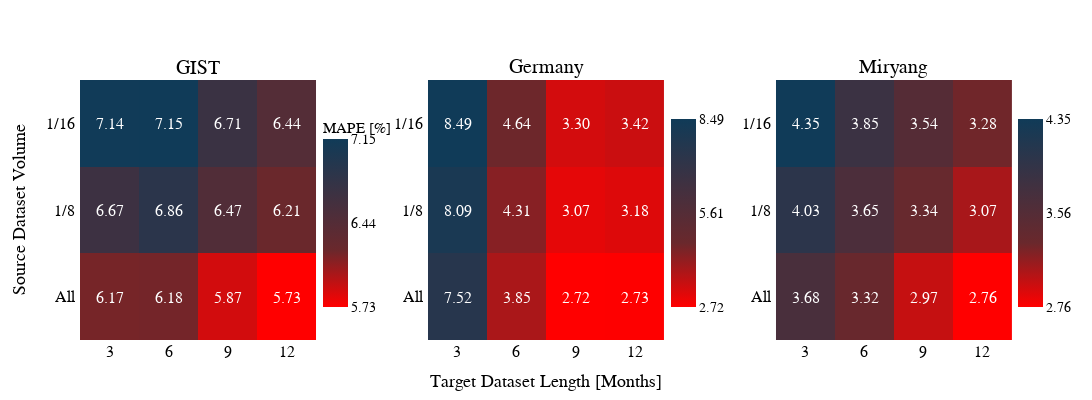
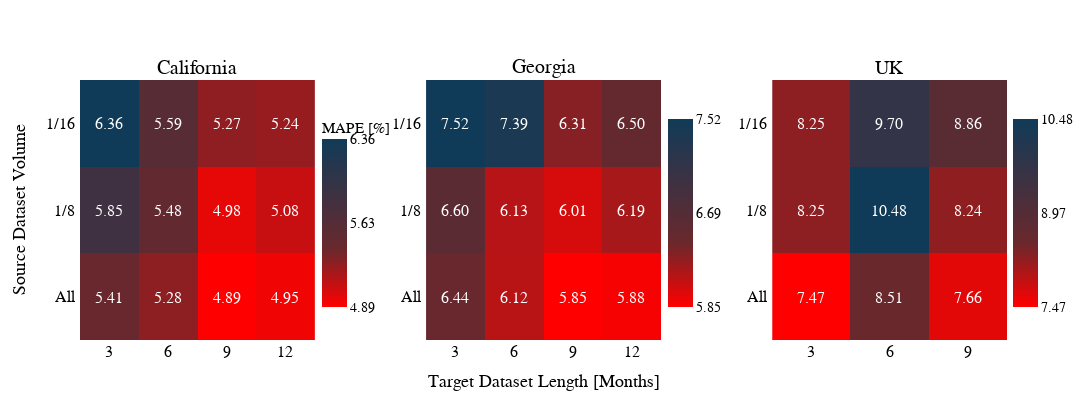

These figures' notebook cell, in order:
### Code cell
import plotly.graph_objects as go
from plotly.subplots import make_subplots
import numpy as np

# Data setup
sites_row1 = ["GIST", "Germany", "Miryang"]
sites_row2 = ["California", "Georgia", "UK"]
x_labels = ["3", "6", "9", "12"]
x_labels_UK = ["3", "6", "9"]
y_labels = ["All ", "1/8 ", "1/16 "]

data = {
    "GIST":     [[6.1724, 6.1783, 5.8742, 5.7292],
                 [6.6736, 6.8629, 6.4680, 6.2141],
                 [7.1363, 7.1455, 6.7053, 6.4413]],

    "Germany": [[7.5188, 3.8457, 2.7227, 2.7323],
                [8.0878, 4.3070, 3.0653, 3.1765],
                [8.4899, 4.6427, 3.3012, 3.4228]],


                 
                #  8.48991	4.64268	3.30118	3.42278
                # 8.08776	4.30696	3.06529	3.17646
                # 7.5188	3.84569	2.72266	2.73229


    "Miryang":  [[3.6815, 3.3182, 2.9681, 2.7572],
                 [4.0321, 3.6522, 3.3389, 3.0737],
                 [4.3548, 3.8478, 3.5435, 3.2797]],

    "California": [[5.411, 5.2759, 4.8947, 4.9451],
                   [5.8545, 5.4798, 4.9797, 5.0834],
                   [6.3624, 5.5923, 5.2748, 5.2427]],

    "Georgia":  [[6.4423, 6.1232, 5.8519, 5.8817],
                 [6.6001, 6.1299, 6.0094, 6.1892],
                 [7.5237, 7.3936, 6.3121, 6.4992]],

    "UK":       [[7.4676, 8.5057, 7.6623],
                 [8.2529, 10.478, 8.2393],
                 [8.2501, 9.7039, 8.8634]]
}

# Custom color scale
custom_colorscale = [
    (0.0, "rgb(16, 59, 88)"),       # Blue Opal
    (0.66, "rgb(106, 40, 44)"),     # Syrah
    # (1.0, "rgb(179, 26, 35)")       # Adrenaline Rush
    (1.0, "rgb(255, 0, 0)")       # Red
]

def create_heatmap(sites, row_number):
    # Create figure with 1x3 subplots
    fig = make_subplots(
        rows=1, cols=3,
        subplot_titles=sites,
        horizontal_spacing=0.12
    )

    # Calculate colorbar positions
    colorbar_x = [0.25, 0.623, 0.996]

    # Add heatmaps
    for idx, site in enumerate(sites):
        col = idx + 1
        
        site_data = np.array(data[site])
        site_min = np.nanmin(site_data[site_data != None])
        site_max = np.nanmax(site_data[site_data != None])

        if site == 'GIST' or site == 'California':
            colorbar_title = 'MAPE [%]'
        else:
            colorbar_title = None

        # colorbar_title = 'MAPE [%]' if site == 'GIST' else None
        x_labels_current = x_labels_UK if site == 'UK' else x_labels
        
        fig.add_trace(
            go.Heatmap(
                z=data[site],
                x=x_labels_current,
                y=y_labels,
                colorscale=custom_colorscale,
                reversescale=True,
                text=[[f'{val:.2f}' if val is not None else '' for val in row] for row in data[site]],
                texttemplate='%{text}',
                textfont={"size": 16, "color": "white", "family": "Times New Roman"},
                showscale=True,
                colorbar=dict(
                    title=dict(
                        text=colorbar_title if colorbar_title else '',
                        font=dict(
                            family="Times New Roman",
                            size=15,
                        ),
                        side='top'
                    ),
                    x=colorbar_x[col-1],
                    y=0.89,
                    len=0.8,
                    thickness=25,
                    yanchor='top',
                    tickmode='array',
                    tickvals=[site_max, (site_min + site_max)/2, site_min],
                    ticktext=[f'{site_max:.2f}', f'{(site_min + site_max)/2:.2f}', f'{site_min:.2f}'],
                    tickfont=dict(family="Times New Roman", size=14),
                ),
                zmin=site_max,
                zmax=site_min
            ),
            row=1, col=col
        )

    # Update layout
    fig.update_layout(
        height=400,
        width=1200,
        showlegend=False,
        margin=dict(t=80, b=40),
        font=dict(
            family="Times New Roman",
            size=14,
            color="black"
        )
    )

    # Update subplot titles
    for annotation in fig.layout.annotations:
        annotation.font.update(
            family='Times New Roman',
            size=20
        )

    # Update axis labels
    for col in range(1, 4):
        fig.update_xaxes(
            tickfont=dict(size=16, family="Times New Roman"),
            row=1, col=col
        )
        fig.update_yaxes(
            tickfont=dict(size=16, family="Times New Roman"),
            row=1, col=col
        )

    # Add axis labels to the leftmost plot
    fig.update_xaxes(
        title_text='Target Dataset Length [Months]',
        title_font=dict(size=18, family="Times New Roman"),
        row=1, col=2
    )
    fig.update_yaxes(
        title_text='Source Dataset Volume',
        title_font=dict(size=18, family="Times New Roman"),
        row=1, col=1
    )

    # Save figure
    # fig.write_image(f'heatmap_row{row_number}.png', scale=4)
    return fig

# Create and save both heatmaps
fig1 = create_heatmap(sites_row1, 1)
fig2 = create_heatmap(sites_row2, 2)

# Display figures (optional)
fig1.show()
fig2.show()

### Figure 1 — Plotly figure (JSON) as saved in the notebook; plotly's stock layout.template omitted (floating-point values rounded to 4 significant figures)
{"data": [{"colorbar": {"len": 0.8, "thickness": 25, "tickfont": {"family": "Times New Roman", "size": 14}, "tickmode": "array", "ticktext": ["7.15", "6.44", "5.73"], "tickvals": [7.146, 6.437, 5.729], "title": {"font": {"family": "Times New Roman", "size": 15}, "side": "top", "text": "MAPE [%]"}, "x": 0.25, "y": 0.89, "yanchor": "top"}, "colorscale": [[0, "rgb(16, 59, 88)"], [0.66, "rgb(106, 40, 44)"], [1, "rgb(255, 0, 0)"]], "reversescale": true, "showscale": true, "text": [["6.17", "6.18", "5.87", "5.73"], ["6.67", "6.86", "6.47", "6.21"], ["7.14", "7.15", "6.71", "6.44"]], "textfont": {"color": "white", "family": "Times New Roman", "size": 16}, "texttemplate": "%{text}", "type": "heatmap", "x": ["3", "6", "9", "12"], "xaxis": "x", "y": ["All ", "1/8 ", "1/16 "], "yaxis": "y", "z": [[6.172, 6.178, 5.874, 5.729], [6.674, 6.863, 6.468, 6.214], [7.136, 7.146, 6.705, 6.441]], "zmax": 5.729, "zmin": 7.146}, {"colorbar": {"len": 0.8, "thickness": 25, "tickfont": {"family": "Times New Roman", "size": 14}, "tickmode": "array", "ticktext": ["8.49", "5.61", "2.72"], "tickvals": [8.49, 5.606, 2.723], "title": {"font": {"family": "Times New Roman", "size": 15}, "side": "top", "text": ""}, "x": 0.623, "y": 0.89, "yanchor": "top"}, "colorscale": [[0, "rgb(16, 59, 88)"], [0.66, "rgb(106, 40, 44)"], [1, "rgb(255, 0, 0)"]], "reversescale": true, "showscale": true, "text": [["7.52", "3.85", "2.72", "2.73"], ["8.09", "4.31", "3.07", "3.18"], ["8.49", "4.64", "3.30", "3.42"]], "textfont": {"color": "white", "family": "Times New Roman", "size": 16}, "texttemplate": "%{text}", "type": "heatmap", "x": ["3", "6", "9", "12"], "xaxis": "x2", "y": ["All ", "1/8 ", "1/16 "], "yaxis": "y2", "z": [[7.519, 3.846, 2.723, 2.732], [8.088, 4.307, 3.065, 3.176], [8.49, 4.643, 3.301, 3.423]], "zmax": 2.723, "zmin": 8.49}, {"colorbar": {"len": 0.8, "thickness": 25, "tickfont": {"family": "Times New Roman", "size": 14}, "tickmode": "array", "ticktext": ["4.35", "3.56", "2.76"], "tickvals": [4.355, 3.556, 2.757], "title": {"font": {"family": "Times New Roman", "size": 15}, "side": "top", "text": ""}, "x": 0.996, "y": 0.89, "yanchor": "top"}, "colorscale": [[0, "rgb(16, 59, 88)"], [0.66, "rgb(106, 40, 44)"], [1, "rgb(255, 0, 0)"]], "reversescale": true, "showscale": true, "text": [["3.68", "3.32", "2.97", "2.76"], ["4.03", "3.65", "3.34", "3.07"], ["4.35", "3.85", "3.54", "3.28"]], "textfont": {"color": "white", "family": "Times New Roman", "size": 16}, "texttemplate": "%{text}", "type": "heatmap", "x": ["3", "6", "9", "12"], "xaxis": "x3", "y": ["All ", "1/8 ", "1/16 "], "yaxis": "y3", "z": [[3.682, 3.318, 2.968, 2.757], [4.032, 3.652, 3.339, 3.074], [4.355, 3.848, 3.543, 3.28]], "zmax": 2.757, "zmin": 4.355}], "layout": {"annotations": [{"font": {"family": "Times New Roman", "size": 20}, "showarrow": false, "text": "GIST", "x": 0.1267, "xanchor": "center", "xref": "paper", "y": 1, "yanchor": "bottom", "yref": "paper"}, {"font": {"family": "Times New Roman", "size": 20}, "showarrow": false, "text": "Germany", "x": 0.5, "xanchor": "center", "xref": "paper", "y": 1, "yanchor": "bottom", "yref": "paper"}, {"font": {"family": "Times New Roman", "size": 20}, "showarrow": false, "text": "Miryang", "x": 0.8733, "xanchor": "center", "xref": "paper", "y": 1, "yanchor": "bottom", "yref": "paper"}], "font": {"color": "black", "family": "Times New Roman", "size": 14}, "height": 400, "margin": {"b": 40, "t": 80}, "showlegend": false, "width": 1200, "xaxis": {"anchor": "y", "domain": [0, 0.2533], "tickfont": {"family": "Times New Roman", "size": 16}}, "xaxis2": {"anchor": "y2", "domain": [0.3733, 0.6267], "tickfont": {"family": "Times New Roman", "size": 16}, "title": {"font": {"family": "Times New Roman", "size": 18}, "text": "Target Dataset Length [Months]"}}, "xaxis3": {"anchor": "y3", "domain": [0.7467, 1], "tickfont": {"family": "Times New Roman", "size": 16}}, "yaxis": {"anchor": "x", "domain": [0, 1], "tickfont": {"family": "Times New Roman", "size": 16}, "title": {"font": {"family": "Times New Roman", "size": 18}, "text": "Source Dataset Volume"}}, "yaxis2": {"anchor": "x2", "domain": [0, 1], "tickfont": {"family": "Times New Roman", "size": 16}}, "yaxis3": {"anchor": "x3", "domain": [0, 1], "tickfont": {"family": "Times New Roman", "size": 16}}}}

### Figure 2 — Plotly figure (JSON) as saved in the notebook; plotly's stock layout.template omitted (floating-point values rounded to 4 significant figures)
{"data": [{"colorbar": {"len": 0.8, "thickness": 25, "tickfont": {"family": "Times New Roman", "size": 14}, "tickmode": "array", "ticktext": ["6.36", "5.63", "4.89"], "tickvals": [6.362, 5.629, 4.895], "title": {"font": {"family": "Times New Roman", "size": 15}, "side": "top", "text": "MAPE [%]"}, "x": 0.25, "y": 0.89, "yanchor": "top"}, "colorscale": [[0, "rgb(16, 59, 88)"], [0.66, "rgb(106, 40, 44)"], [1, "rgb(255, 0, 0)"]], "reversescale": true, "showscale": true, "text": [["5.41", "5.28", "4.89", "4.95"], ["5.85", "5.48", "4.98", "5.08"], ["6.36", "5.59", "5.27", "5.24"]], "textfont": {"color": "white", "family": "Times New Roman", "size": 16}, "texttemplate": "%{text}", "type": "heatmap", "x": ["3", "6", "9", "12"], "xaxis": "x", "y": ["All ", "1/8 ", "1/16 "], "yaxis": "y", "z": [[5.411, 5.276, 4.895, 4.945], [5.854, 5.48, 4.98, 5.083], [6.362, 5.592, 5.275, 5.243]], "zmax": 4.895, "zmin": 6.362}, {"colorbar": {"len": 0.8, "thickness": 25, "tickfont": {"family": "Times New Roman", "size": 14}, "tickmode": "array", "ticktext": ["7.52", "6.69", "5.85"], "tickvals": [7.524, 6.688, 5.852], "title": {"font": {"family": "Times New Roman", "size": 15}, "side": "top", "text": ""}, "x": 0.623, "y": 0.89, "yanchor": "top"}, "colorscale": [[0, "rgb(16, 59, 88)"], [0.66, "rgb(106, 40, 44)"], [1, "rgb(255, 0, 0)"]], "reversescale": true, "showscale": true, "text": [["6.44", "6.12", "5.85", "5.88"], ["6.60", "6.13", "6.01", "6.19"], ["7.52", "7.39", "6.31", "6.50"]], "textfont": {"color": "white", "family": "Times New Roman", "size": 16}, "texttemplate": "%{text}", "type": "heatmap", "x": ["3", "6", "9", "12"], "xaxis": "x2", "y": ["All ", "1/8 ", "1/16 "], "yaxis": "y2", "z": [[6.442, 6.123, 5.852, 5.882], [6.6, 6.13, 6.009, 6.189], [7.524, 7.394, 6.312, 6.499]], "zmax": 5.852, "zmin": 7.524}, {"colorbar": {"len": 0.8, "thickness": 25, "tickfont": {"family": "Times New Roman", "size": 14}, "tickmode": "array", "ticktext": ["10.48", "8.97", "7.47"], "tickvals": [10.48, 8.973, 7.468], "title": {"font": {"family": "Times New Roman", "size": 15}, "side": "top", "text": ""}, "x": 0.996, "y": 0.89, "yanchor": "top"}, "colorscale": [[0, "rgb(16, 59, 88)"], [0.66, "rgb(106, 40, 44)"], [1, "rgb(255, 0, 0)"]], "reversescale": true, "showscale": true, "text": [["7.47", "8.51", "7.66"], ["8.25", "10.48", "8.24"], ["8.25", "9.70", "8.86"]], "textfont": {"color": "white", "family": "Times New Roman", "size": 16}, "texttemplate": "%{text}", "type": "heatmap", "x": ["3", "6", "9"], "xaxis": "x3", "y": ["All ", "1/8 ", "1/16 "], "yaxis": "y3", "z": [[7.468, 8.506, 7.662], [8.253, 10.48, 8.239], [8.25, 9.704, 8.863]], "zmax": 7.468, "zmin": 10.48}], "layout": {"annotations": [{"font": {"family": "Times New Roman", "size": 20}, "showarrow": false, "text": "California", "x": 0.1267, "xanchor": "center", "xref": "paper", "y": 1, "yanchor": "bottom", "yref": "paper"}, {"font": {"family": "Times New Roman", "size": 20}, "showarrow": false, "text": "Georgia", "x": 0.5, "xanchor": "center", "xref": "paper", "y": 1, "yanchor": "bottom", "yref": "paper"}, {"font": {"family": "Times New Roman", "size": 20}, "showarrow": false, "text": "UK", "x": 0.8733, "xanchor": "center", "xref": "paper", "y": 1, "yanchor": "bottom", "yref": "paper"}], "font": {"color": "black", "family": "Times New Roman", "size": 14}, "height": 400, "margin": {"b": 40, "t": 80}, "showlegend": false, "width": 1200, "xaxis": {"anchor": "y", "domain": [0, 0.2533], "tickfont": {"family": "Times New Roman", "size": 16}}, "xaxis2": {"anchor": "y2", "domain": [0.3733, 0.6267], "tickfont": {"family": "Times New Roman", "size": 16}, "title": {"font": {"family": "Times New Roman", "size": 18}, "text": "Target Dataset Length [Months]"}}, "xaxis3": {"anchor": "y3", "domain": [0.7467, 1], "tickfont": {"family": "Times New Roman", "size": 16}}, "yaxis": {"anchor": "x", "domain": [0, 1], "tickfont": {"family": "Times New Roman", "size": 16}, "title": {"font": {"family": "Times New Roman", "size": 18}, "text": "Source Dataset Volume"}}, "yaxis2": {"anchor": "x2", "domain": [0, 1], "tickfont": {"family": "Times New Roman", "size": 16}}, "yaxis3": {"anchor": "x3", "domain": [0, 1], "tickfont": {"family": "Times New Roman", "size": 16}}}}
